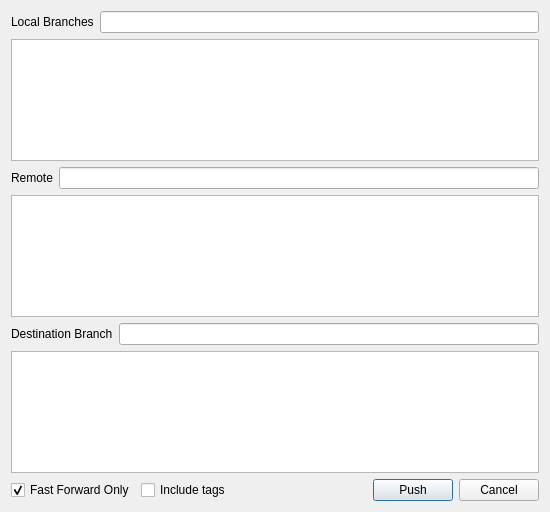
<ui version="4.0" >
 <class>push</class>
 <widget class="QDialog" name="push" >
  <property name="geometry" >
   <rect>
    <x>0</x>
    <y>0</y>
    <width>550</width>
    <height>512</height>
   </rect>
  </property>
  <property name="windowTitle" >
   <string>Push</string>
  </property>
  <layout class="QVBoxLayout" >
   <item>
    <layout class="QHBoxLayout" >
     <item>
      <widget class="QLabel" name="label" >
       <property name="text" >
        <string>Local Branches</string>
       </property>
      </widget>
     </item>
     <item>
      <widget class="QLineEdit" name="local_branch" />
     </item>
    </layout>
   </item>
   <item>
    <widget class="QListWidget" name="local_branches" />
   </item>
   <item>
    <layout class="QHBoxLayout" >
     <item>
      <widget class="QLabel" name="label_2" >
       <property name="text" >
        <string>Remote</string>
       </property>
      </widget>
     </item>
     <item>
      <widget class="QLineEdit" name="remotename" />
     </item>
    </layout>
   </item>
   <item>
    <widget class="QListWidget" name="remotes" />
   </item>
   <item>
    <layout class="QHBoxLayout" >
     <item>
      <widget class="QLabel" name="label_3" >
       <property name="text" >
        <string>Destination Branch</string>
       </property>
      </widget>
     </item>
     <item>
      <widget class="QLineEdit" name="remote_branch" />
     </item>
    </layout>
   </item>
   <item>
    <widget class="QListWidget" name="remote_branches" />
   </item>
   <item>
    <layout class="QHBoxLayout" >
     <item>
      <widget class="QCheckBox" name="ffwd_only_checkbox" >
       <property name="text" >
        <string>Fast Forward Only</string>
       </property>
       <property name="checked" >
        <bool>true</bool>
       </property>
      </widget>
     </item>
     <item>
      <widget class="QCheckBox" name="tags_checkbox" >
       <property name="text" >
        <string>Include tags</string>
       </property>
      </widget>
     </item>
     <item>
      <spacer>
       <property name="orientation" >
        <enum>Qt::Horizontal</enum>
       </property>
       <property name="sizeHint" >
        <size>
         <width>40</width>
         <height>20</height>
        </size>
       </property>
      </spacer>
     </item>
     <item>
      <widget class="QPushButton" name="push_button" >
       <property name="text" >
        <string>Push</string>
       </property>
      </widget>
     </item>
     <item>
      <widget class="QPushButton" name="cancel_button" >
       <property name="text" >
        <string>Cancel</string>
       </property>
      </widget>
     </item>
    </layout>
   </item>
  </layout>
 </widget>
 <resources/>
 <connections>
  <connection>
   <sender>cancel_button</sender>
   <signal>released()</signal>
   <receiver>push</receiver>
   <slot>reject()</slot>
   <hints>
    <hint type="sourcelabel" >
     <x>502</x>
     <y>489</y>
    </hint>
    <hint type="destinationlabel" >
     <x>274</x>
     <y>255</y>
    </hint>
   </hints>
  </connection>
 </connections>
</ui>
